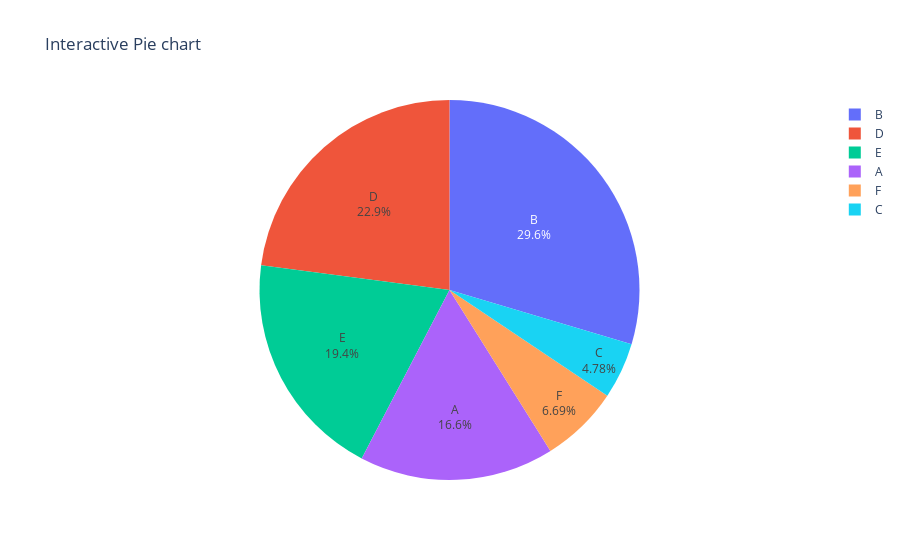

The notebook cell this image was saved under:
### Code cell
import plotly.express as px
fig =px.pie(data ,values="values",names="category",title="Interactive Pie chart",)
fig.update_traces(textinfo='label+percent')
fig.show()

### Figure 1 — Plotly figure (JSON) as saved in the notebook; plotly's stock layout.template omitted (floating-point values rounded to 4 significant figures)
{"data": [{"domain": {"x": [0, 1], "y": [0, 1]}, "hovertemplate": "category=%{label}<br>value=%{value}<extra></extra>", "labels": ["A", "B", "C", "D", "E", "F"], "legendgroup": "", "name": "", "showlegend": true, "textinfo": "label+percent", "type": "pie", "values": [52, 93, 15, 72, 61, 21]}], "layout": {"autosize": true, "legend": {"tracegroupgap": 0}, "title": {"text": "Interactive Pie chart"}}}
